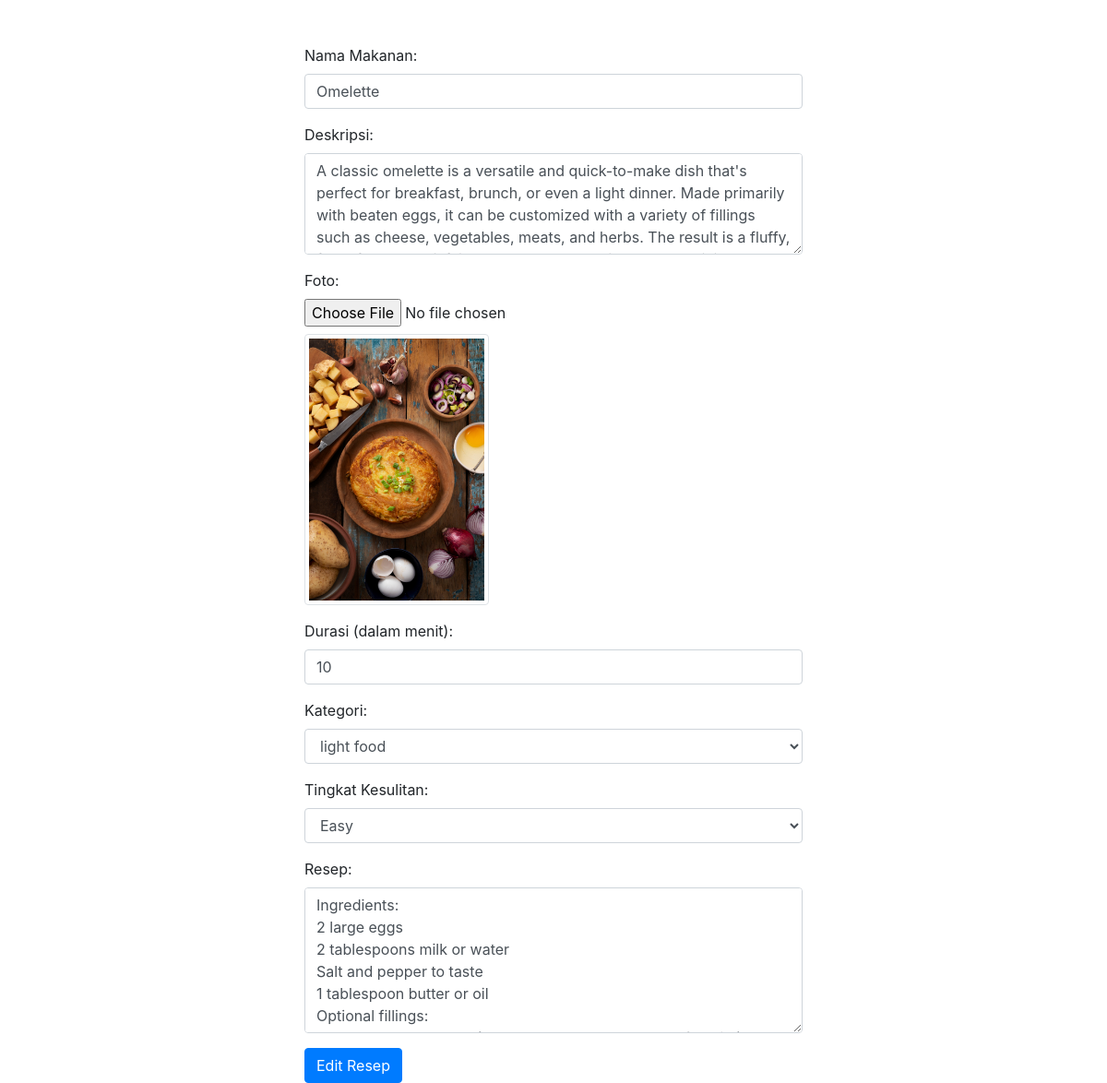
/admin/edit.php?id=13, run on an earlier commit of the app's database.
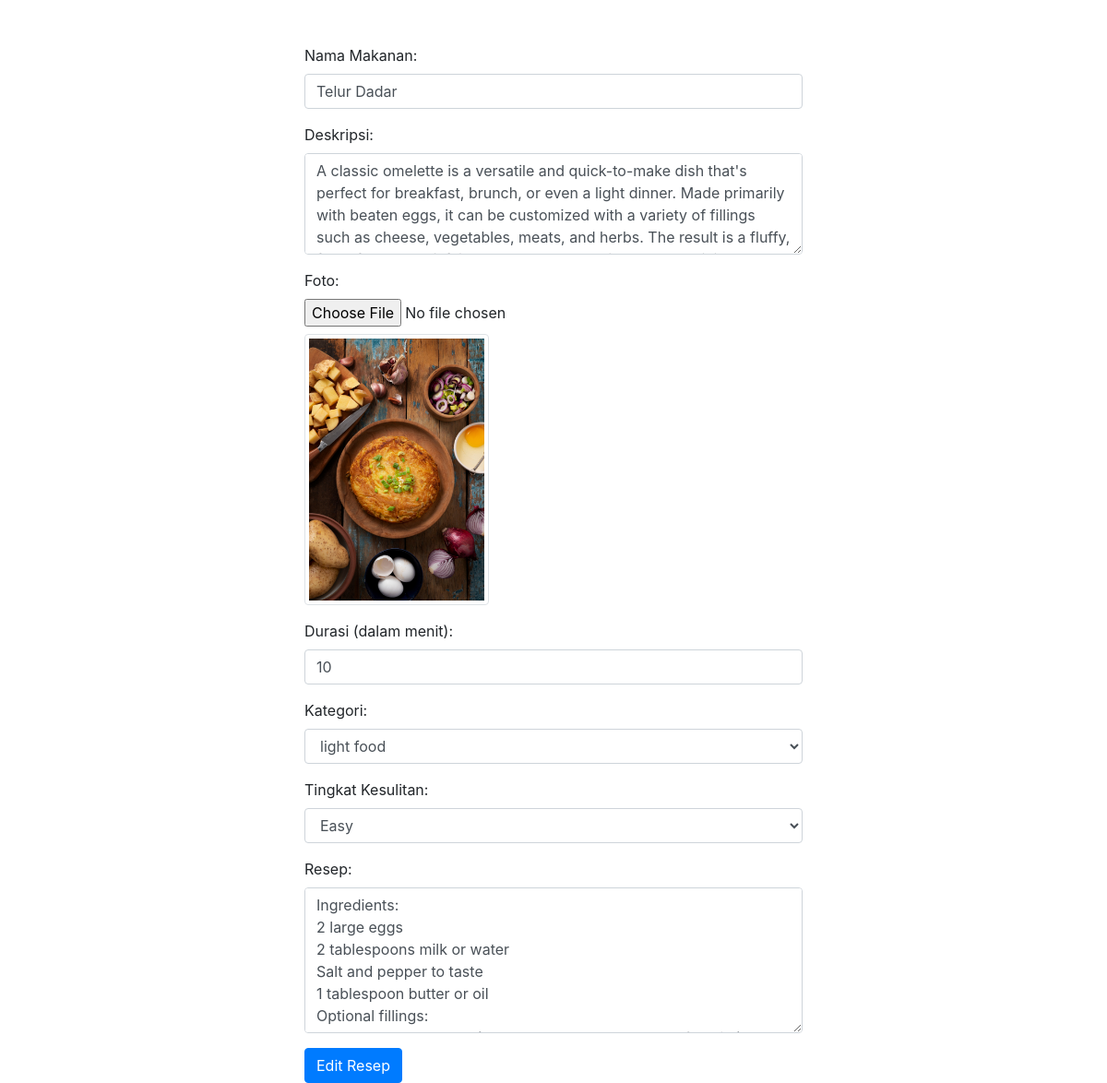
And on a later commit of the database.
### tables this page shows
CREATE TABLE `details` (
  `id_details` int(11) NOT NULL,
  `id_category` int(11) DEFAULT NULL,
  `id_difficulty` int(11) DEFAULT NULL,
  `durasi` int(11) DEFAULT NULL,
  `deskripsi` varchar(10000) DEFAULT NULL,
  `nama_makanan` varchar(50) DEFAULT NULL,
  `resep` longtext DEFAULT NULL,
  `foto` text DEFAULT NULL
);

### admin/edit.php (the view, shortened to what this page needs)
<!DOCTYPE html>
<html lang="en">
<head>
    <link rel="stylesheet" href="https://stackpath.bootstrapcdn.com/bootstrap/4.5.2/css/bootstrap.min.css">
</head>
<body>
    <div class="container mt-5">
        <div class="row justify-content-center">
            <div class="col-md-6">
                <form action="proses_edit_resep.php" method="post" enctype="multipart/form-data">
                    <?php
                    include "../db/koneksi.php";
                    $id = $_GET['id'];
                    $query = "SELECT * FROM details WHERE id_details = ?";
                    $stmt = mysqli_prepare($conn, $query);
                    mysqli_stmt_bind_param($stmt, 'i', $id);
                    mysqli_stmt_execute($stmt);
                    $result = mysqli_stmt_get_result($stmt);
                    $recipe = mysqli_fetch_assoc($result);
                    if ($recipe) {
                    ?>
                        <div class="form-group">
                            <label for="nama_makanan">Nama Makanan:</label>
                            <input type="text" name="nama_makanan" id="nama_makanan" class="form-control" value="<?php echo $recipe['nama_makanan']; ?>" required>
                        </div>
                        <div class="form-group">
                            <label for="deskripsi">Deskripsi:</label>
                            <textarea name="deskripsi" id="deskripsi" class="form-control" rows="4" required><?php echo $recipe['deskripsi']; ?></textarea>
                        </div>
                        <div class="form-group">
                            <label for="foto">Foto:</label>
                            <input type="file" name="foto" id="foto" class="form-control-file">
                            <?php if (!empty($recipe['foto'])) { ?>
                                <img src="../uploads/<?php echo $recipe['foto']; ?>" alt="Current Image" class="img-thumbnail mt-2" width="200">
                            <?php } ?>
                        </div>
                        <div class="form-group">
                            <label for="durasi">Durasi (dalam menit):</label>
                            <input type="number" name="durasi" id="durasi" class="form-control" value="<?php echo $recipe['durasi']; ?>" required>
                        </div>
                        <div class="form-group">
                            <label for="category">Kategori:</label>
                            <select name="category" id="category" class="form-control" required>
                                <?php
                                $query_category = "SELECT * FROM category";
                                $result_category = mysqli_query($conn, $query_category);
                                while ($row = mysqli_fetch_assoc($result_category)) {
                                    $selected = $row['id_category'] == $recipe['id_category'] ? 'selected' : '';
                                    echo "<option value='{$row['id_category']}' $selected>{$row['tipe']}</option>";
                                }
                                ?>
                            </select>
                        </div>
                        <div class="form-group">
                            <label for="difficulty">Tingkat Kesulitan:</label>
                            <select name="difficulty" id="difficulty" class="form-control" required>
                                <?php
                                $query_difficulty = "SELECT * FROM difficulty";
                                $result_difficulty = mysqli_query($conn, $query_difficulty);
                                while ($row_difficulty = mysqli_fetch_assoc($result_difficulty)) {
                                    $selected = $row_difficulty['id_difficulty'] == $recipe['id_difficulty'] ? 'selected' : '';
                                    echo "<option value='{$row_difficulty['id_difficulty']}' $selected>{$row_difficulty['level']}</option>";
                                }
                                ?>
                            </select>
                        </div>
                        <div class="form-group">
                            <label for="resep">Resep:</label>
                            <textarea name="resep" id="resep" class="form-control" rows="6" required><?php echo $recipe['resep']; ?></textarea>
                        </div>
                        <button type="submit" class="btn btn-primary">Edit Resep</button>
                    <?php
                    } else {
                        echo "<div class='alert alert-danger'>Resep tidak ditemukan.</div>";
                    }
                    ?>
                </form>
            </div>
        </div>
    </div>
</body>
</html>

What changed in the data, as far as the page shows it:
changed details: nama_makanan "Omelette" → "Telur Dadar"
